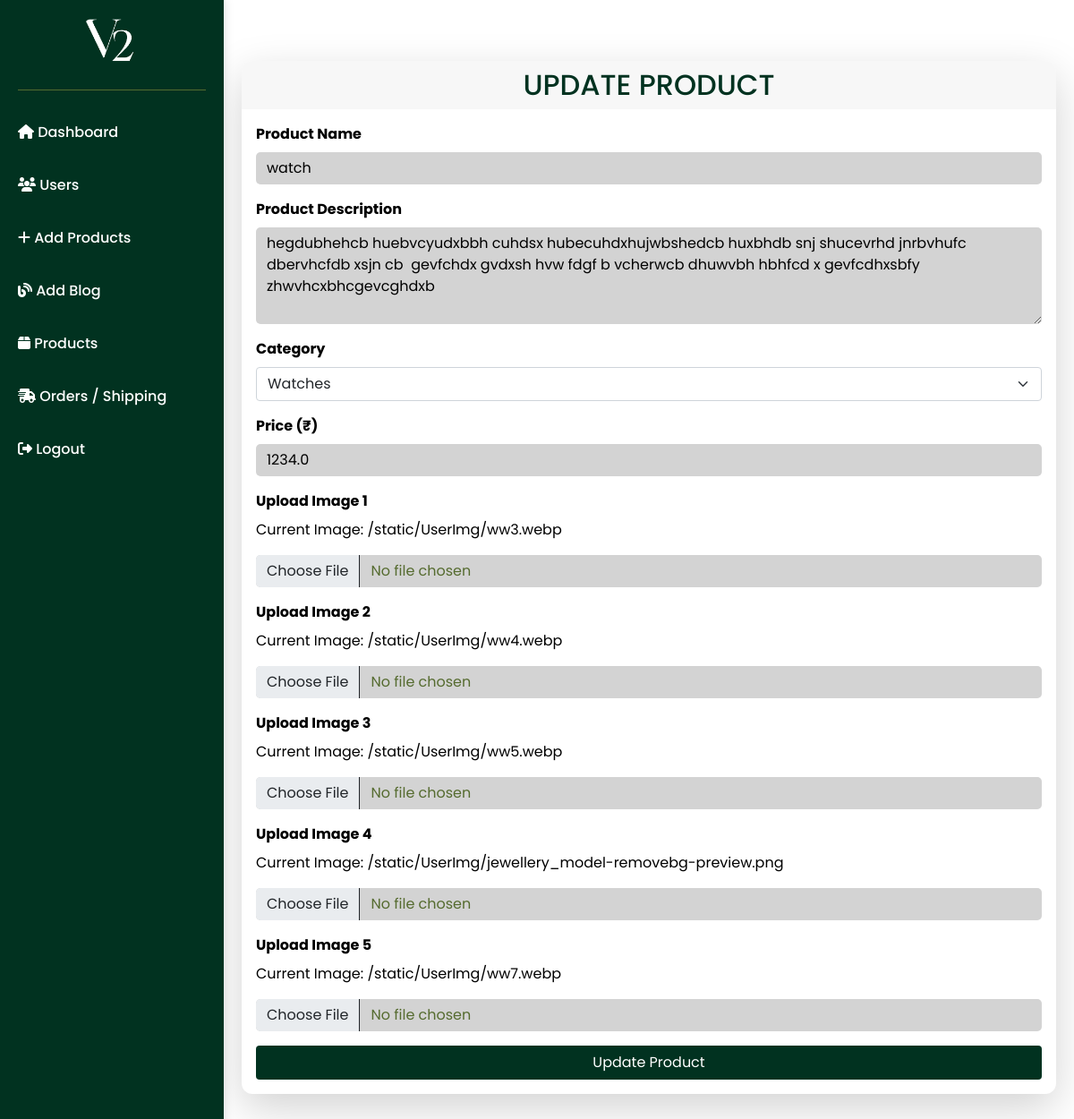
Before: /update/1 (signed in) with the older database file.
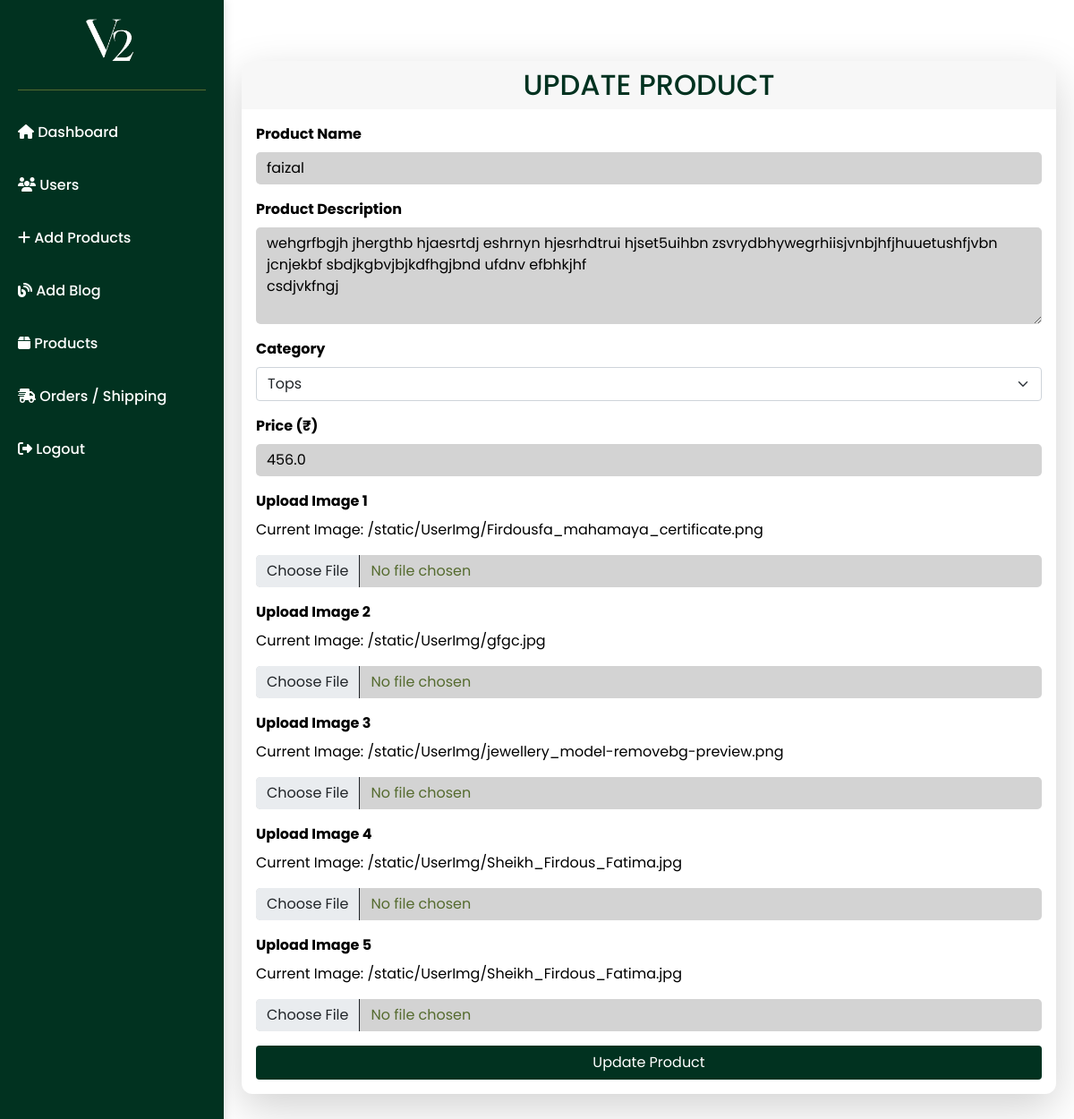
After: the same page with the newer database file.
### models.py (models this page shows)
class Product(Base):
    __tablename__ = 'product'
    id = Column(Integer, primary_key=True)
    productname = Column(String, nullable=False)
    productDesc = Column(String, nullable=False)
    productPrice = Column(Float, nullable=False)
    productCategory = Column(String(150) , nullable=False)
    img1 = Column(String, nullable=False)
    img2 = Column(String, nullable=False)
    img3 = Column(String, nullable=False)
    img4 = Column(String, nullable=False)
    img5 = Column(String, nullable=False)
    carts = relationship('Cart', back_populates='product')

### app.py (the view)
@app.route('/update/<int:abc>')
def update(abc):
    username = session.get('username')
    data = db_session.query(Product).get(abc)
    if not data:
        return render_template("update.html", error="Product not found", username=username)
    return render_template("update.html", username=username, mydata=data)

### templates/update.html (shortened to what the changed rows need)
{% extends 'admin_base.html' %}
{% block xyz %}
<div class="container py-5 main_div">
     <div class="row align-items-center">
          <div class="col-md-12">
               <div class="card border-0 shadow-lg">
                    <div class="card-header text-center" style="color: #013220;">
                         <h2 class="mb-0">Update PRODUCT</h2>
                    </div>
                    <div class="card-body" style=" color: #000000;">
                         <form action="/Updateddata/{{mydata.id}}" method="POST" enctype="multipart/form-data">
                              <div class="mb-3">
                                   <label for="productName" class="form-label">Product Name</label>
                                   <input type="text" class="form-control" id="productName"
                                        placeholder="Enter product name" name="pname" required style="color: #000000;"
                                        value="{{mydata.productname}}">
                              </div>
                              <div class="mb-3">
                                   <label for="productDescription" class="form-label">Product Description</label>
                                   <textarea class="form-control" id="productDescription" rows="4"
                                        placeholder="Enter product description" name="desc"
                                        required style="color: #000000;">{{mydata.productDesc}}</textarea>
                              </div>
                              <div class="mb-3">
                                   <label for="productCategory" class="form-label">Category</label>
                                   <select class="form-select" id="productCategory" name="category" required>
                                        <option selected disabled>{{mydata.productCategory}}</option>
                                   </select>
                              </div>
                              <div class="mb-3">
                                   <label for="productPrice" class="form-label">Price (₹)</label>
                                   <input type="number" class="form-control" id="productPrice"
                                        placeholder="Enter product price" name="pprice" required
                                        value="{{mydata.productPrice}}" style="color: #000000;">
                              </div>
                              <div class="mb-3">
                                   {% if mydata.img1 %}
                                   <div>
                                        <p>Current Image: {{ mydata.img1 }}</p>
                                   </div>
                                   {% endif %}
                              </div>
                              <div class="mb-3">
                                   {% if mydata.img2 %}
                                   <div>
                                        <p>Current Image: {{ mydata.img2 }}</p>
                                   </div>
                                   {% endif %}
                              </div>
                              <div class="mb-3">
                                   {% if mydata.img3 %}
                                   <div>
                                        <p>Current Image: {{ mydata.img3 }}</p>
                                   </div>
                                   {% endif %}
                              </div>
                              <div class="mb-3">
                                   {% if mydata.img1 %}
                                   <div>
                                        <p>Current Image: {{ mydata.img4 }}</p>
                                   </div>
                                   {% endif %}
                              </div>
                              <div class="mb-3">
                                   {% if mydata.img5 %}
                                   <div>
                                        <p>Current Image: {{ mydata.img5 }}</p>
                                   </div>
                                   {% endif %}
                              </div>
                         </form>
                    </div>
               </div>
          </div>
     </div>
</div>
{% endblock xyz%}

Changed rows visible on the page:
changed Product "/static/UserImg/jewellery_model-removebg-preview.png": pname "watch" → "faizal"; desc "hegdubhehcb huebvcyudxbbh cuhdsx hubecuhdxhujwbshedcb huxbhdb snj shucevrhd jnrbvhufc dbervhcfdb xsjn cb gevfchdx gvdxsh hvw fdgf b vcherwcb dhuwvbh hbhfcd x gevfcdhxsbfy zhwvhcxbhcgevcghdxb" → "wehgrfbgjh jhergthb hjaesrtdj eshrnyn hjesrhdtrui hjset5uihbn zsvrydbhywegrhiisjvnbjhfjhuuetushfjvbn jcnjekbf sbdjkgbvjbjkdfhgjbnd ufdnv efbhkjhf csdjvkfngj"; category "Watches" → "Tops"; pprice "1234.0" → "456.0"; img1 "/static/UserImg/ww3.webp" → "/static/UserImg/Firdousfa_mahamaya_certificate.png"; img2 "/static/UserImg/ww4.webp" → "/static/UserImg/gfgc.jpg"; img3 "/static/UserImg/ww5.webp" → "/static/UserImg/jewellery_model-removebg-preview.png"; img4 "/static/UserImg/jewellery_model-removebg-preview.png" → "/static/UserImg/Sheikh_Firdous_Fatima.jpg"; img5 "/static/UserImg/ww7.webp" → "/static/UserImg/Sheikh_Firdous_Fatima.jpg"
